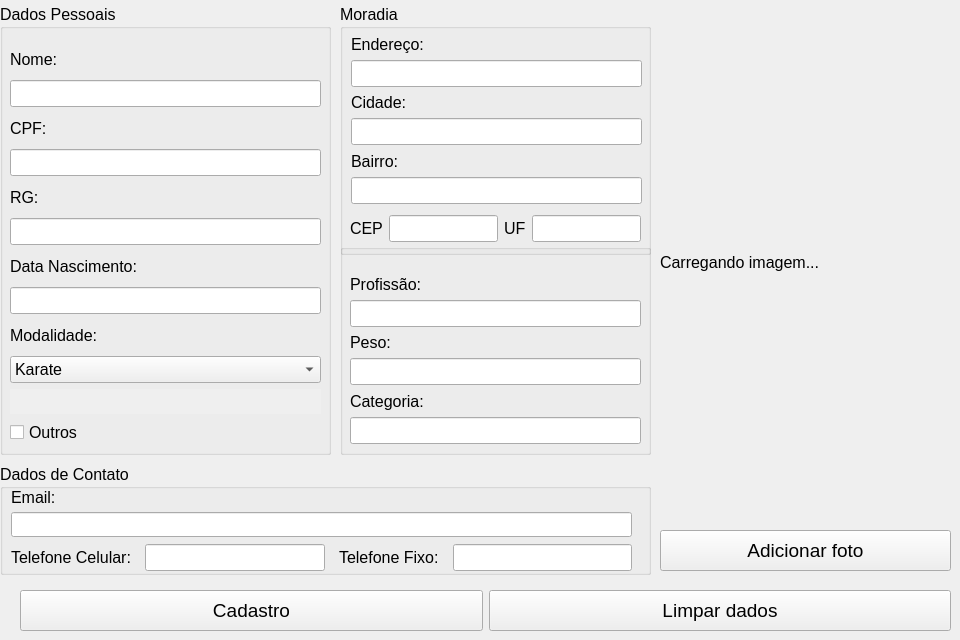
<?xml version="1.0" encoding="UTF-8"?>
<ui version="4.0">
 <class>Cadastro</class>
 <widget class="QWidget" name="Cadastro">
  <property name="geometry">
   <rect>
    <x>0</x>
    <y>0</y>
    <width>960</width>
    <height>640</height>
   </rect>
  </property>
  <property name="font">
   <font>
    <pointsize>12</pointsize>
   </font>
  </property>
  <property name="windowTitle">
   <string>Cadastro</string>
  </property>
  <widget class="QGroupBox" name="groupBoxDadosPessoias">
   <property name="geometry">
    <rect>
     <x>0</x>
     <y>4</y>
     <width>331</width>
     <height>451</height>
    </rect>
   </property>
   <property name="font">
    <font>
     <pointsize>12</pointsize>
    </font>
   </property>
   <property name="title">
    <string>Dados Pessoais</string>
   </property>
   <widget class="QWidget" name="layoutWidget">
    <property name="geometry">
     <rect>
      <x>10</x>
      <y>40</y>
      <width>311</width>
      <height>401</height>
     </rect>
    </property>
    <layout class="QVBoxLayout" name="verticalLayoutDadoPessoais">
     <item>
      <widget class="QLabel" name="labelNome">
       <property name="text">
        <string>Nome:</string>
       </property>
      </widget>
     </item>
     <item>
      <widget class="QLineEdit" name="lineEditNome"/>
     </item>
     <item>
      <widget class="QLabel" name="labelCpf">
       <property name="text">
        <string>CPF:</string>
       </property>
      </widget>
     </item>
     <item>
      <widget class="QLineEdit" name="lineEditCpf">
       <property name="inputMethodHints">
        <set>Qt::ImhFormattedNumbersOnly</set>
       </property>
       <property name="clearButtonEnabled">
        <bool>false</bool>
       </property>
      </widget>
     </item>
     <item>
      <widget class="QLabel" name="labelRg">
       <property name="text">
        <string>RG:</string>
       </property>
      </widget>
     </item>
     <item>
      <widget class="QLineEdit" name="lineEditRg"/>
     </item>
     <item>
      <widget class="QLabel" name="labelDataNascimento">
       <property name="text">
        <string>Data Nascimento:</string>
       </property>
      </widget>
     </item>
     <item>
      <widget class="QLineEdit" name="lineEditDataNascimento">
       <property name="inputMethodHints">
        <set>Qt::ImhDate</set>
       </property>
      </widget>
     </item>
     <item>
      <widget class="QLabel" name="labelModalidade">
       <property name="text">
        <string>Modalidade:</string>
       </property>
      </widget>
     </item>
     <item>
      <widget class="QComboBox" name="comboBoxModalidade">
       <property name="enabled">
        <bool>true</bool>
       </property>
       <property name="frame">
        <bool>true</bool>
       </property>
       <item>
        <property name="text">
         <string>Karate</string>
        </property>
       </item>
       <item>
        <property name="text">
         <string>Judo</string>
        </property>
       </item>
      </widget>
     </item>
     <item>
      <widget class="QLineEdit" name="lineEditOutros">
       <property name="enabled">
        <bool>false</bool>
       </property>
       <property name="frame">
        <bool>false</bool>
       </property>
      </widget>
     </item>
     <item>
      <widget class="QCheckBox" name="checkBoxOutros">
       <property name="text">
        <string>Outros</string>
       </property>
      </widget>
     </item>
    </layout>
   </widget>
  </widget>
  <widget class="QGroupBox" name="groupBoxDadosContato">
   <property name="geometry">
    <rect>
     <x>0</x>
     <y>464</y>
     <width>651</width>
     <height>111</height>
    </rect>
   </property>
   <property name="font">
    <font>
     <pointsize>12</pointsize>
    </font>
   </property>
   <property name="title">
    <string>Dados de Contato</string>
   </property>
   <widget class="QLabel" name="labelEmail">
    <property name="geometry">
     <rect>
      <x>11</x>
      <y>25</y>
      <width>61</width>
      <height>17</height>
     </rect>
    </property>
    <property name="text">
     <string>Email:</string>
    </property>
   </widget>
   <widget class="QLineEdit" name="lineEditEmail">
    <property name="geometry">
     <rect>
      <x>11</x>
      <y>48</y>
      <width>621</width>
      <height>25</height>
     </rect>
    </property>
    <property name="inputMethodHints">
     <set>Qt::ImhEmailCharactersOnly</set>
    </property>
   </widget>
   <widget class="QWidget" name="layoutWidget">
    <property name="geometry">
     <rect>
      <x>11</x>
      <y>79</y>
      <width>621</width>
      <height>29</height>
     </rect>
    </property>
    <layout class="QHBoxLayout" name="horizontalLayoutTelefone">
     <property name="spacing">
      <number>14</number>
     </property>
     <item>
      <widget class="QLabel" name="labelTelefoneCelular">
       <property name="text">
        <string>Telefone Celular:</string>
       </property>
      </widget>
     </item>
     <item>
      <widget class="QLineEdit" name="lineEditTelefoneFixo">
       <property name="inputMethodHints">
        <set>Qt::ImhFormattedNumbersOnly</set>
       </property>
      </widget>
     </item>
     <item>
      <widget class="QLabel" name="labelTelefoneFixo">
       <property name="text">
        <string>Telefone Fixo:</string>
       </property>
      </widget>
     </item>
     <item>
      <widget class="QLineEdit" name="lineEditTelefoneCelular">
       <property name="inputMethodHints">
        <set>Qt::ImhFormattedNumbersOnly</set>
       </property>
      </widget>
     </item>
    </layout>
   </widget>
  </widget>
  <widget class="QGroupBox" name="groupBoxEndereco">
   <property name="geometry">
    <rect>
     <x>340</x>
     <y>4</y>
     <width>311</width>
     <height>251</height>
    </rect>
   </property>
   <property name="font">
    <font>
     <pointsize>12</pointsize>
    </font>
   </property>
   <property name="title">
    <string>Moradia</string>
   </property>
   <widget class="QWidget" name="layoutWidget">
    <property name="geometry">
     <rect>
      <x>10</x>
      <y>210</y>
      <width>291</width>
      <height>29</height>
     </rect>
    </property>
    <layout class="QHBoxLayout" name="horizontalLayoutCepUf">
     <item>
      <widget class="QLabel" name="labelCep">
       <property name="text">
        <string>CEP</string>
       </property>
      </widget>
     </item>
     <item>
      <widget class="QLineEdit" name="lineEditCep">
       <property name="sizePolicy">
        <sizepolicy hsizetype="Maximum" vsizetype="Fixed">
         <horstretch>0</horstretch>
         <verstretch>0</verstretch>
        </sizepolicy>
       </property>
       <property name="inputMethodHints">
        <set>Qt::ImhFormattedNumbersOnly</set>
       </property>
      </widget>
     </item>
     <item>
      <widget class="QLabel" name="labelUf">
       <property name="text">
        <string>UF</string>
       </property>
      </widget>
     </item>
     <item>
      <widget class="QLineEdit" name="lineEditUf">
       <property name="sizePolicy">
        <sizepolicy hsizetype="Preferred" vsizetype="Fixed">
         <horstretch>0</horstretch>
         <verstretch>0</verstretch>
        </sizepolicy>
       </property>
      </widget>
     </item>
    </layout>
   </widget>
   <widget class="QWidget" name="layoutWidget">
    <property name="geometry">
     <rect>
      <x>11</x>
      <y>30</y>
      <width>291</width>
      <height>170</height>
     </rect>
    </property>
    <layout class="QVBoxLayout" name="verticalLayoutEndereco">
     <item>
      <widget class="QLabel" name="labelEndereco">
       <property name="text">
        <string>Endereço:</string>
       </property>
      </widget>
     </item>
     <item>
      <widget class="QLineEdit" name="lineEditEndereco"/>
     </item>
     <item>
      <widget class="QLabel" name="labelCidade">
       <property name="text">
        <string>Cidade:</string>
       </property>
      </widget>
     </item>
     <item>
      <widget class="QLineEdit" name="lineEditCidade"/>
     </item>
     <item>
      <widget class="QLabel" name="labelBairro">
       <property name="text">
        <string>Bairro:</string>
       </property>
      </widget>
     </item>
     <item>
      <widget class="QLineEdit" name="lineEditBairro"/>
     </item>
    </layout>
   </widget>
  </widget>
  <widget class="QGroupBox" name="groupBoxExtra">
   <property name="geometry">
    <rect>
     <x>340</x>
     <y>244</y>
     <width>311</width>
     <height>211</height>
    </rect>
   </property>
   <property name="font">
    <font>
     <pointsize>12</pointsize>
    </font>
   </property>
   <property name="title">
    <string/>
   </property>
   <widget class="QWidget" name="layoutWidget">
    <property name="geometry">
     <rect>
      <x>10</x>
      <y>30</y>
      <width>291</width>
      <height>170</height>
     </rect>
    </property>
    <layout class="QVBoxLayout" name="verticalLayoutExtra">
     <item>
      <widget class="QLabel" name="labelProfissao">
       <property name="text">
        <string>Profissão:</string>
       </property>
      </widget>
     </item>
     <item>
      <widget class="QLineEdit" name="lineEditProfissao"/>
     </item>
     <item>
      <widget class="QLabel" name="labelPeso">
       <property name="text">
        <string>Peso:</string>
       </property>
      </widget>
     </item>
     <item>
      <widget class="QLineEdit" name="lineEditPeso"/>
     </item>
     <item>
      <widget class="QLabel" name="labelCategoria">
       <property name="text">
        <string>Categoria:</string>
       </property>
      </widget>
     </item>
     <item>
      <widget class="QLineEdit" name="lineEditCategoria">
       <property name="inputMethodHints">
        <set>Qt::ImhNone</set>
       </property>
      </widget>
     </item>
    </layout>
   </widget>
  </widget>
  <widget class="QWidget" name="layoutWidget">
   <property name="geometry">
    <rect>
     <x>20</x>
     <y>590</y>
     <width>931</width>
     <height>41</height>
    </rect>
   </property>
   <layout class="QHBoxLayout" name="horizontalLayout">
    <item>
     <widget class="QPushButton" name="pushButtonCadastro">
      <property name="sizePolicy">
       <sizepolicy hsizetype="Minimum" vsizetype="Expanding">
        <horstretch>0</horstretch>
        <verstretch>0</verstretch>
       </sizepolicy>
      </property>
      <property name="font">
       <font>
        <pointsize>14</pointsize>
       </font>
      </property>
      <property name="text">
       <string>Cadastro</string>
      </property>
     </widget>
    </item>
    <item>
     <widget class="QPushButton" name="pushButtonLimpar">
      <property name="sizePolicy">
       <sizepolicy hsizetype="Minimum" vsizetype="Expanding">
        <horstretch>0</horstretch>
        <verstretch>0</verstretch>
       </sizepolicy>
      </property>
      <property name="font">
       <font>
        <pointsize>14</pointsize>
       </font>
      </property>
      <property name="text">
       <string>Limpar dados</string>
      </property>
     </widget>
    </item>
   </layout>
  </widget>
  <widget class="QPushButton" name="pushButtonAdicionarFoto">
   <property name="geometry">
    <rect>
     <x>660</x>
     <y>530</y>
     <width>291</width>
     <height>41</height>
    </rect>
   </property>
   <property name="font">
    <font>
     <pointsize>14</pointsize>
    </font>
   </property>
   <property name="text">
    <string>Adicionar foto</string>
   </property>
  </widget>
  <widget class="QLabel" name="labelImagem">
   <property name="geometry">
    <rect>
     <x>660</x>
     <y>26</y>
     <width>354</width>
     <height>472</height>
    </rect>
   </property>
   <property name="text">
    <string>Carregando imagem...</string>
   </property>
  </widget>
 </widget>
 <tabstops>
  <tabstop>lineEditNome</tabstop>
  <tabstop>lineEditCpf</tabstop>
  <tabstop>lineEditRg</tabstop>
  <tabstop>lineEditDataNascimento</tabstop>
  <tabstop>comboBoxModalidade</tabstop>
  <tabstop>lineEditOutros</tabstop>
  <tabstop>checkBoxOutros</tabstop>
  <tabstop>lineEditEndereco</tabstop>
  <tabstop>lineEditCidade</tabstop>
  <tabstop>lineEditBairro</tabstop>
  <tabstop>lineEditCep</tabstop>
  <tabstop>lineEditUf</tabstop>
  <tabstop>lineEditProfissao</tabstop>
  <tabstop>lineEditPeso</tabstop>
  <tabstop>lineEditCategoria</tabstop>
  <tabstop>lineEditEmail</tabstop>
  <tabstop>lineEditTelefoneFixo</tabstop>
  <tabstop>lineEditTelefoneCelular</tabstop>
 </tabstops>
 <resources/>
 <connections/>
</ui>
